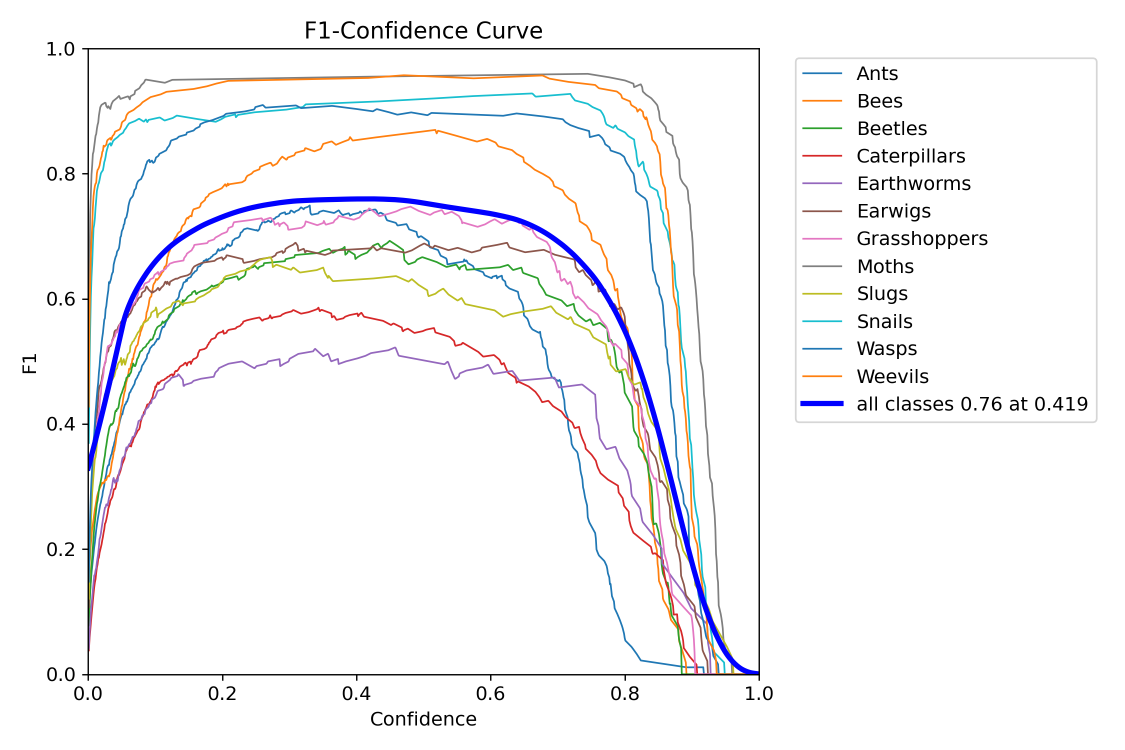
#> input picture deep_yolo/figs/BoxF1_curve.png, 2250 x 1500 px (shown at 1/2 size)
$ python -i features.py   (imports and definitions only)
#> lines starting #> are read from the running program, lines starting #| are printed output that depends on the picture
#> further down, picture is the input picture: shape (1500, 2250, 3); mean B, G, R 247.2, 245.8, 246.2
import cv2
import numpy as np
from skimage.feature import hog, local_binary_pattern

def _to_gray(bgr):
    return cv2.cvtColor(bgr, cv2.COLOR_BGR2GRAY)
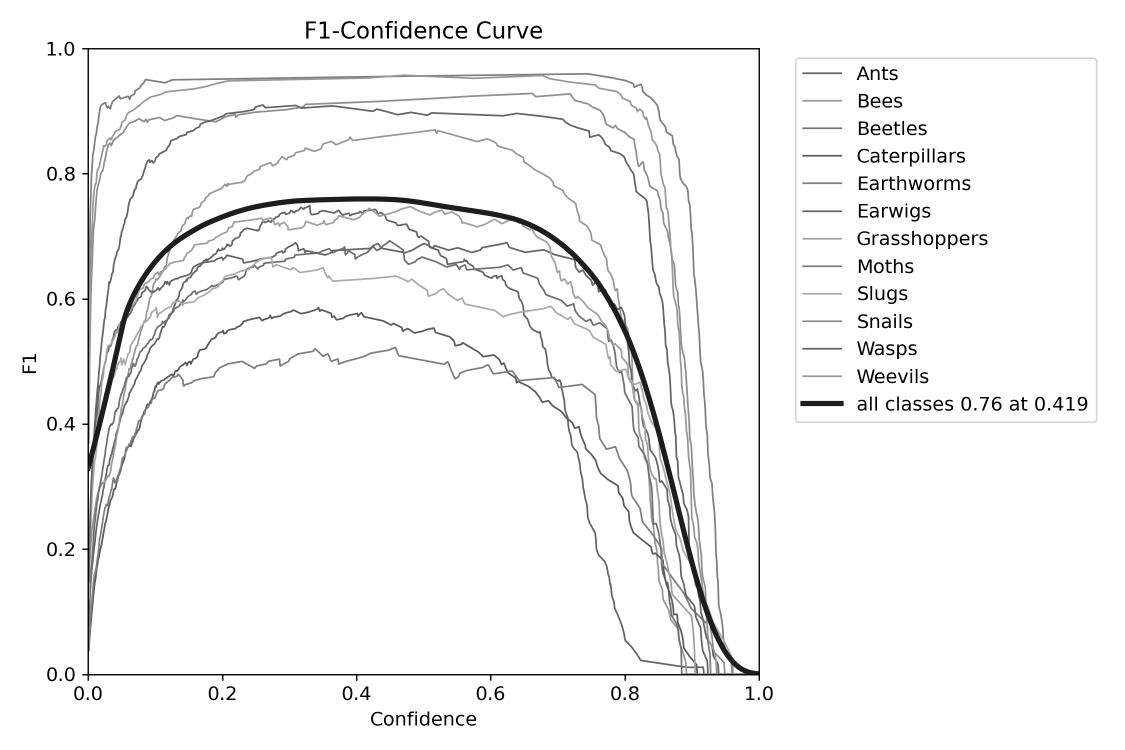
#> returned value: shape (1500, 2250) (shown at 1/2 size); min 0, max 255, mean 246.1

def feat_hog(bgr, resize=(96, 96)):
    """HOG feature,return 1D vetex"""
    gray = _to_gray(bgr)
    if resize:
        gray = cv2.resize(gray, resize)
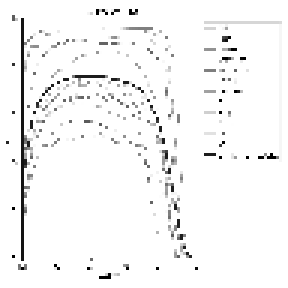
#> gray: shape (96, 96) (shown 3 times larger); min 0, max 255, mean 245.6
    feat, _ = hog(
        gray,
        orientations=9,
        pixels_per_cell=(16,16),
        cells_per_block=(2, 2),
        visualize=True,
        block_norm="L2-Hys",
    )
#> feat = 900 values, max 0.707 at index 882, min 0 at index 12, mean 0.093
    return feat.astype(np.float32)

def feat_lbp(bgr, resize=(128, 128), P=8, R=1.0):
    """LBP feature"""
    gray = _to_gray(bgr)
    if resize:
        gray = cv2.resize(gray, resize)
    lbp = local_binary_pattern(gray, P, R, method="uniform")
    hist, _ = np.histogram(lbp.ravel(), bins=P + 2, range=(0, P + 2), density=True)
    return hist.astype(np.float32)

def extract_feature(bgr, kind="hog"):
    if kind == "hog":
        return feat_hog(bgr)
    elif kind == "lbp":
        return feat_lbp(bgr)
    else:
        raise ValueError(f"Unknown feature kind: {kind}")

>>> import cv2
>>> picture = cv2.imread('../deep_yolo/figs/BoxF1_curve.png')
>>> result = extract_feature(picture)
#> result has the same summary as feat in feat_hog

$ run again, on deep_yolo/figs/BoxPR_curve.png
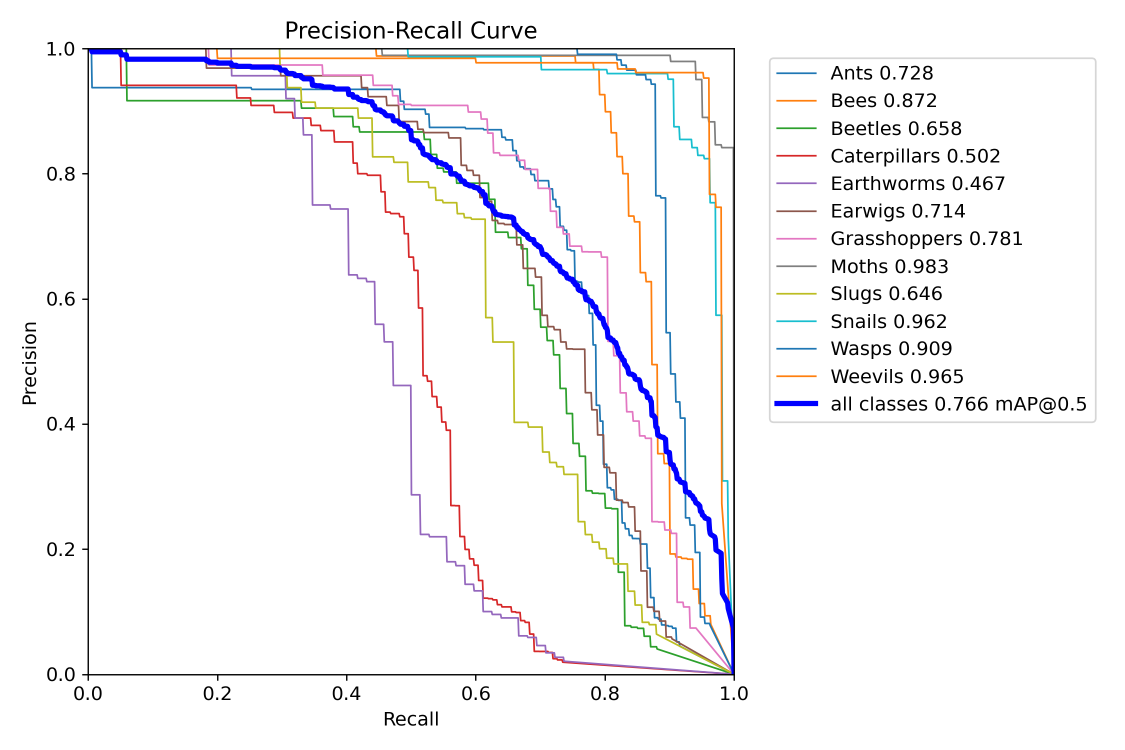
#> input picture deep_yolo/figs/BoxPR_curve.png, 2250 x 1500 px (shown at 1/2 size)
#> picture is the input picture: shape (1500, 2250, 3); mean B, G, R 247.1, 245.8, 246.3
#> in _to_gray, `return cv2.cvtColor(bgr, cv2.COLOR_BGR2GRAY)`:
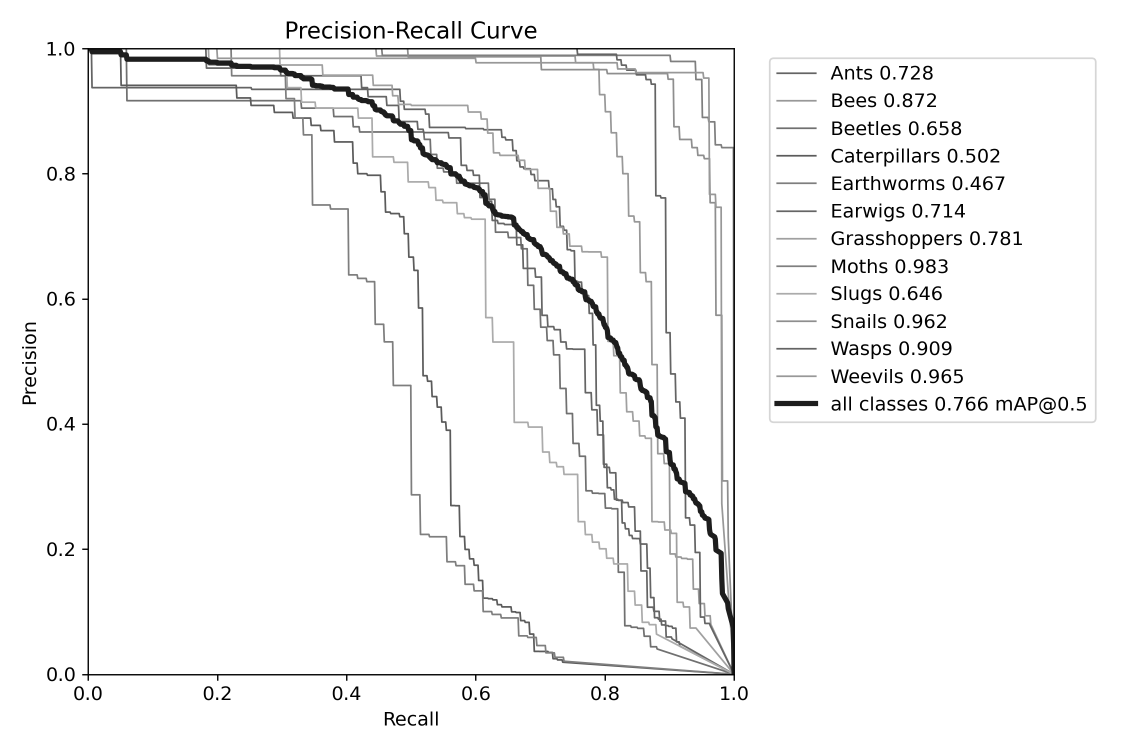
#> returned value: shape (1500, 2250) (shown at 1/2 size); min 0, max 255, mean 246.1
#> in feat_hog, `gray = cv2.resize(gray, resize)`:
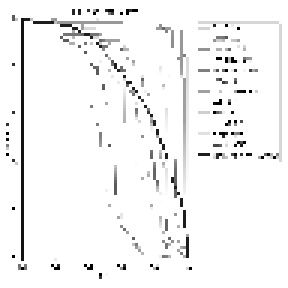
#> gray: shape (96, 96) (shown 3 times larger); min 0, max 255, mean 244
#> feat = 900 values, max 1 at index 882, min 0 at index 1, mean 0.0882
#> result has the same summary as feat in feat_hog

$ run again, on deep_yolo/figs/BoxP_curve.png
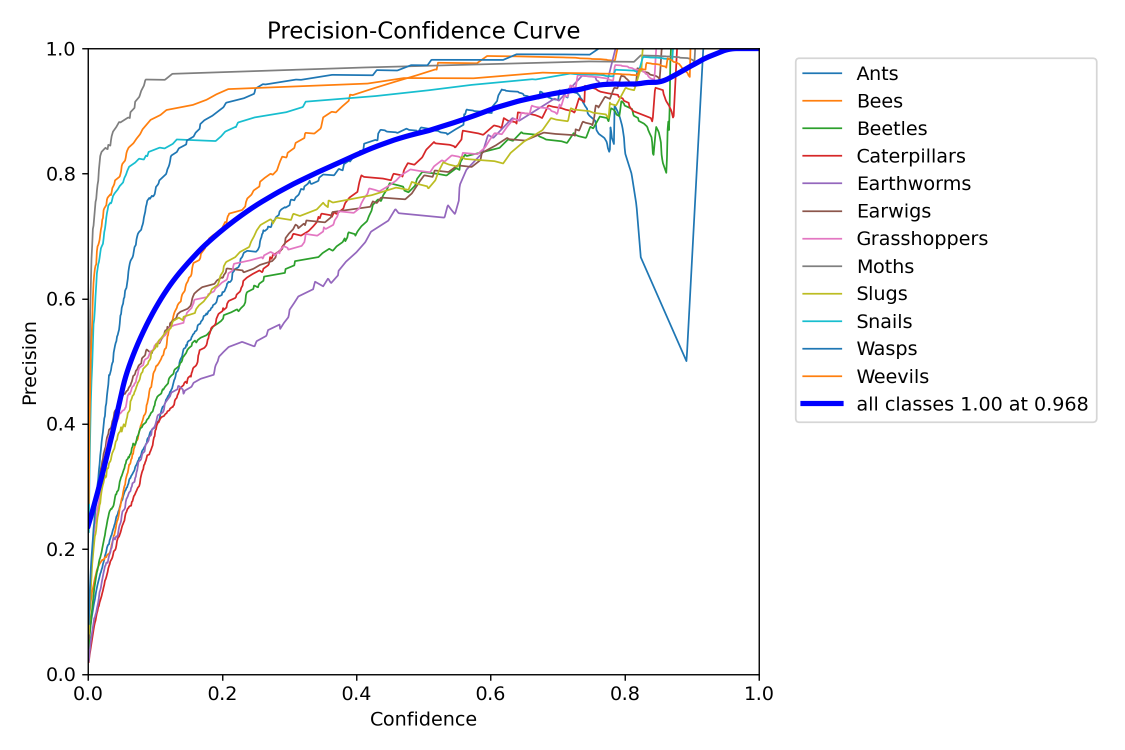
#> input picture deep_yolo/figs/BoxP_curve.png, 2250 x 1500 px (shown at 1/2 size)
#> picture is the input picture: shape (1500, 2250, 3); mean B, G, R 247.8, 246.7, 246.9
#> in _to_gray, `return cv2.cvtColor(bgr, cv2.COLOR_BGR2GRAY)`:
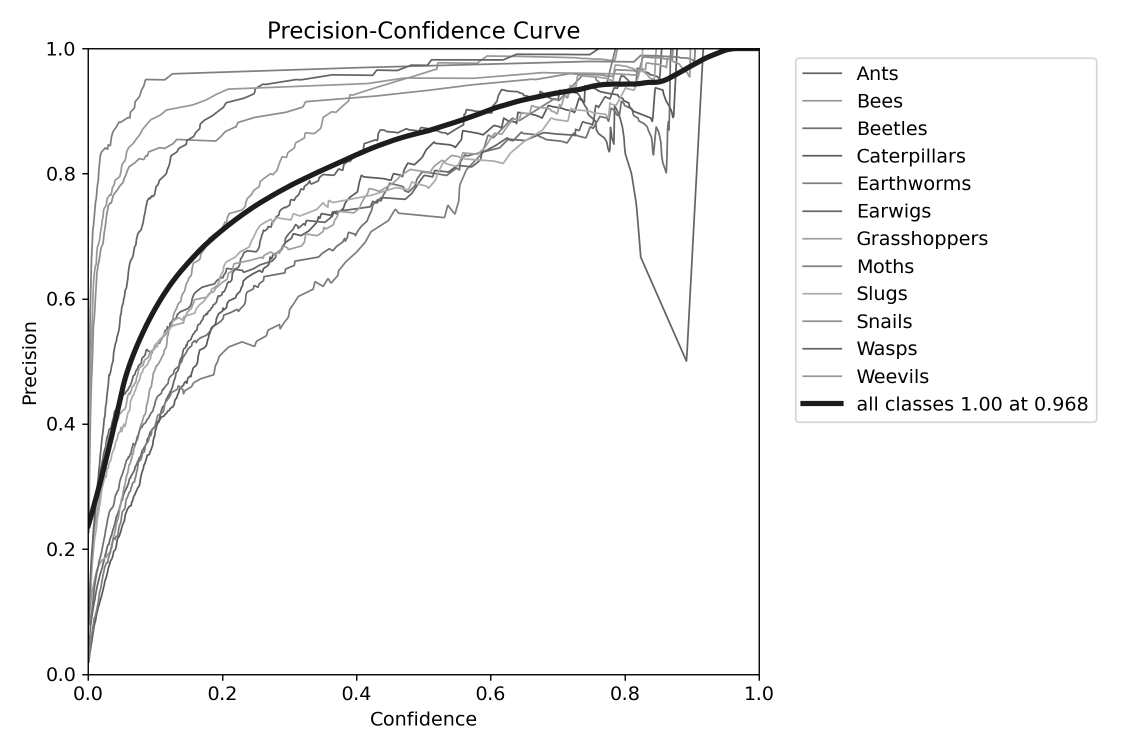
#> returned value: shape (1500, 2250) (shown at 1/2 size); min 0, max 255, mean 246.9
#> in feat_hog, `gray = cv2.resize(gray, resize)`:
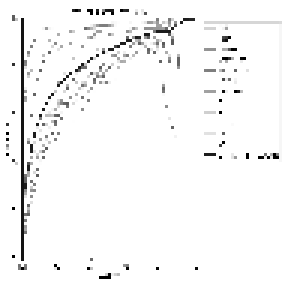
#> gray: shape (96, 96) (shown 3 times larger); min 0, max 255, mean 246.2
#> feat = 900 values, max 0.707 at index 441, min 0 at index 1, mean 0.077
#> result has the same summary as feat in feat_hog

$ run again, on deep_yolo/figs/BoxR_curve.png
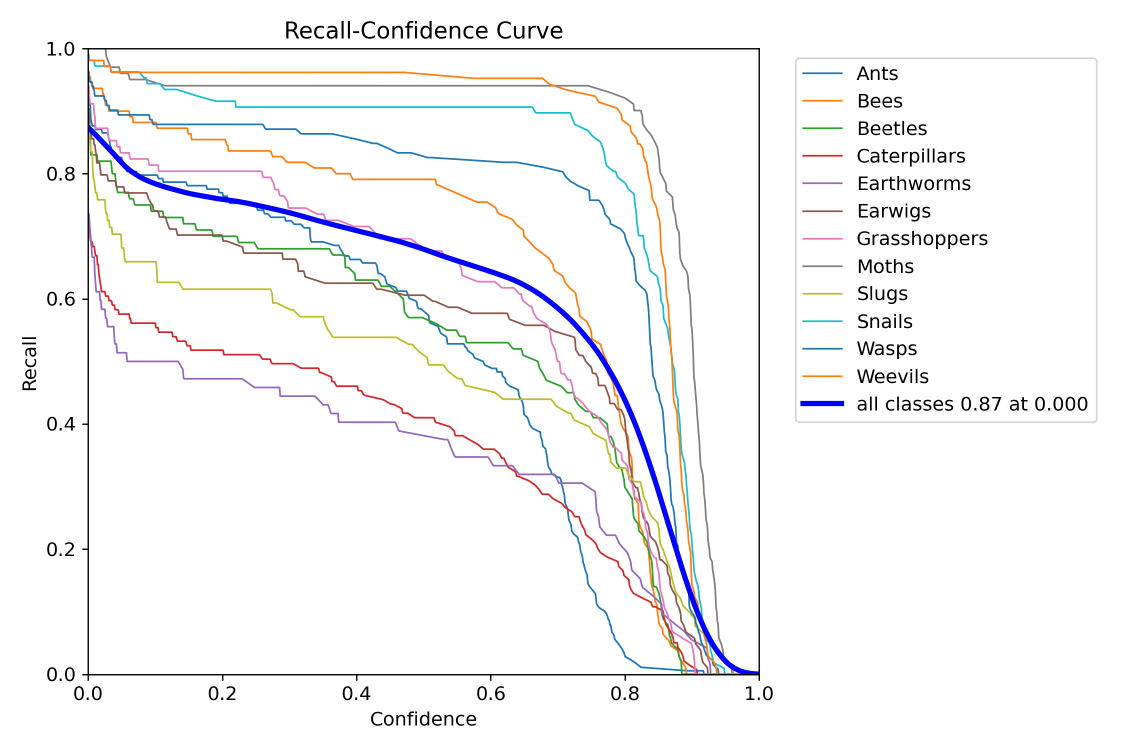
#> input picture deep_yolo/figs/BoxR_curve.png, 2250 x 1500 px (shown at 1/2 size)
#> picture is the input picture: shape (1500, 2250, 3); mean B, G, R 247.7, 246.6, 247
#> in _to_gray, `return cv2.cvtColor(bgr, cv2.COLOR_BGR2GRAY)`:
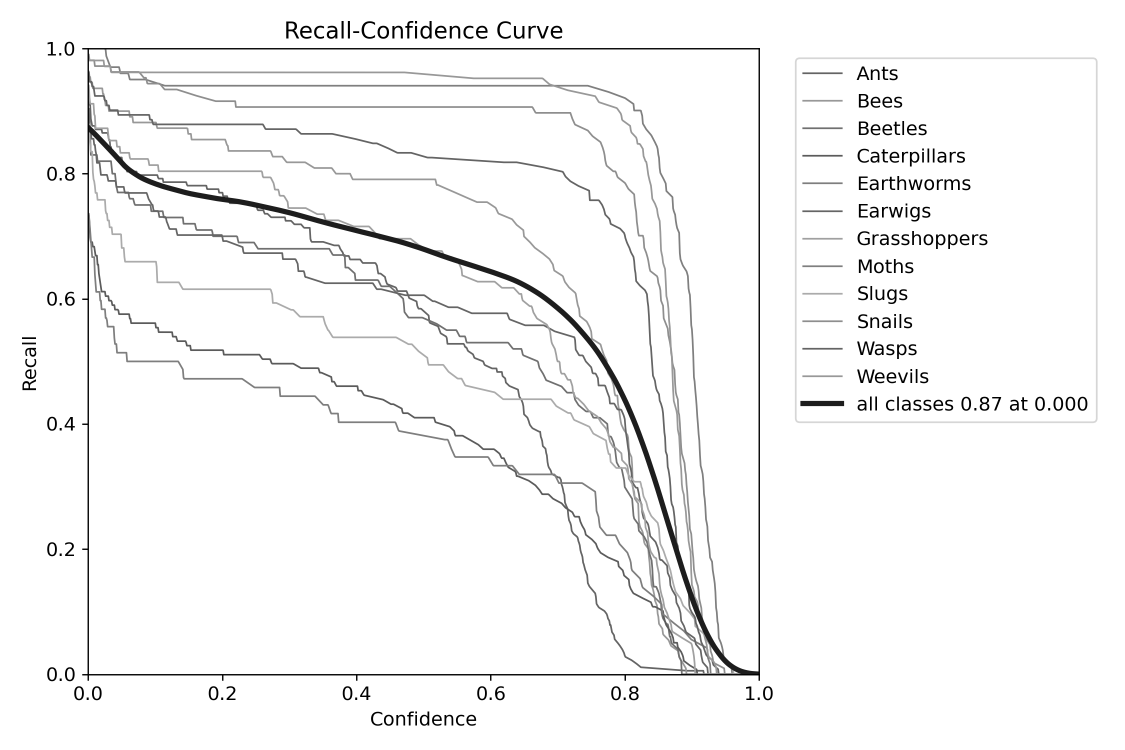
#> returned value: shape (1500, 2250) (shown at 1/2 size); min 0, max 255, mean 246.8
#> in feat_hog, `gray = cv2.resize(gray, resize)`:
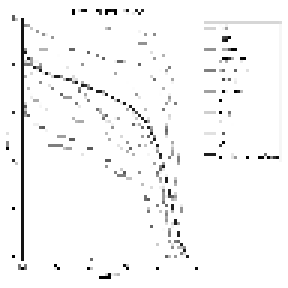
#> gray: shape (96, 96) (shown 3 times larger); min 0, max 255, mean 246.7
#> feat = 900 values, max 0.707 at index 882, min 0 at index 2, mean 0.0906
#> result has the same summary as feat in feat_hog
